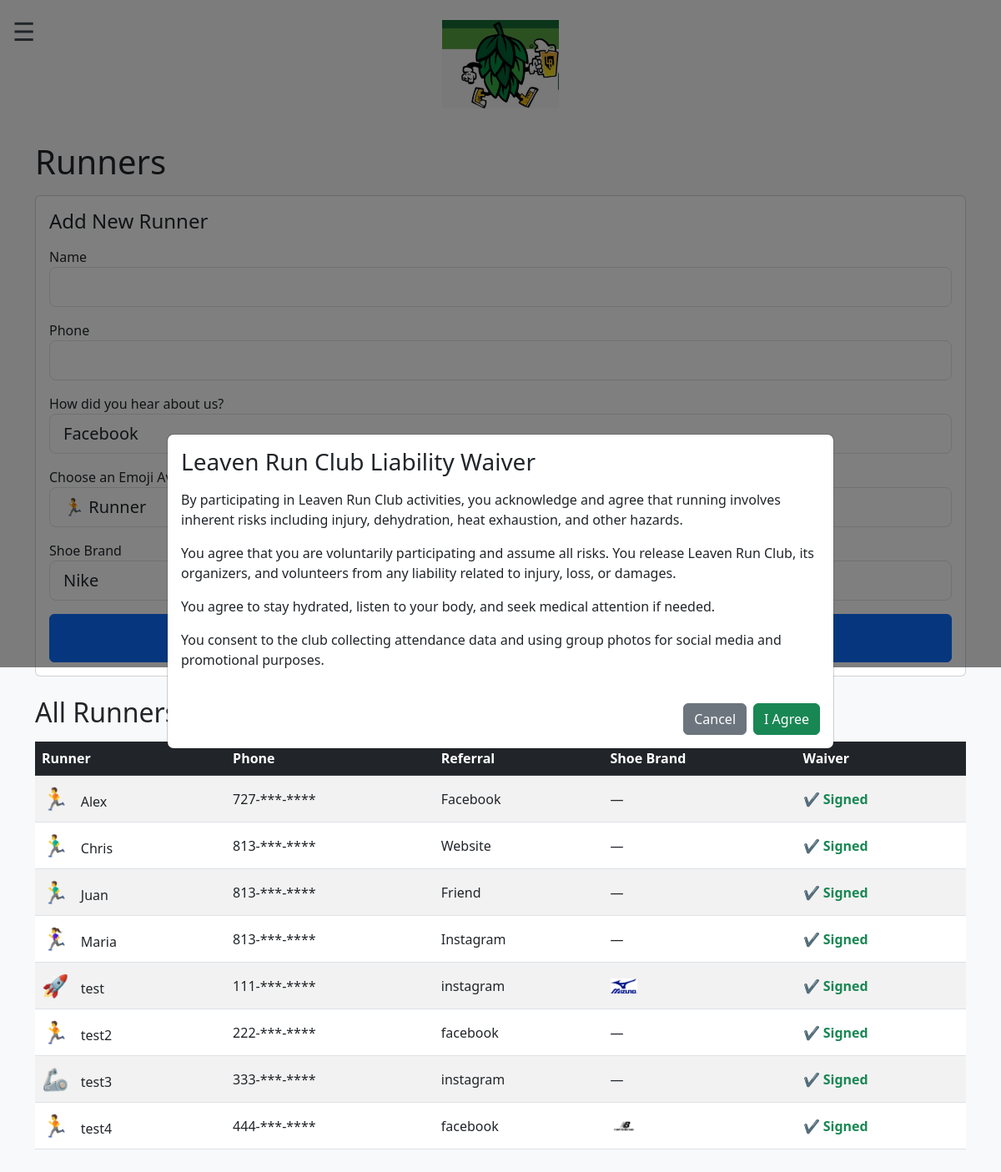
/runners, run on an earlier commit of the app's database.
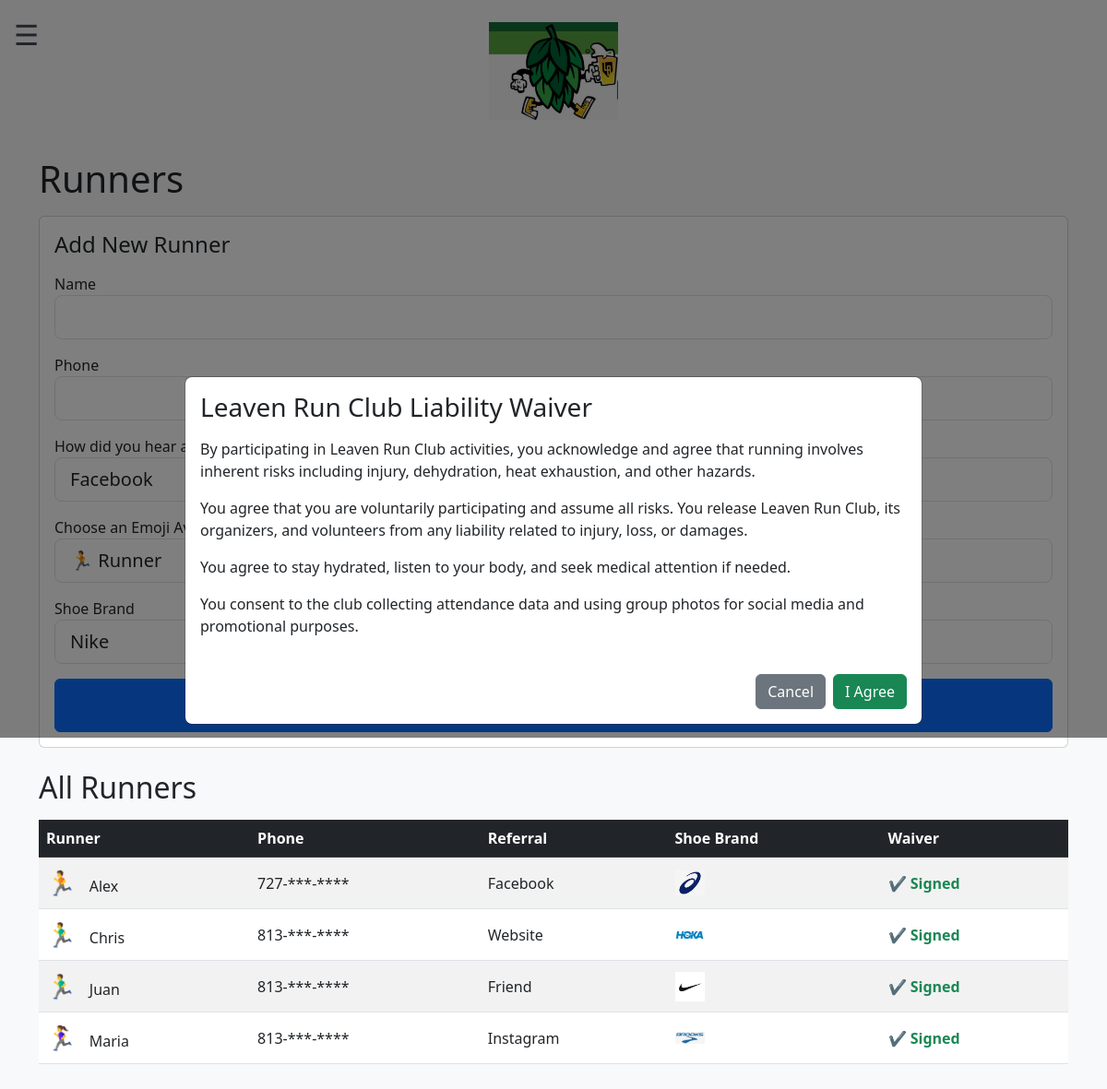
And on a later commit of the database.
### models.py (models this page shows)
class Runner(db.Model):
    id = db.Column(db.Integer, primary_key=True)
    name = db.Column(db.String(120), nullable=False)
    phone = db.Column(db.String(20))
    referral = db.Column(db.String(50))
    emoji = db.Column(db.String(10))
    shoe_brand = db.Column(db.String(50))
    waiver_signed = db.Column(db.Boolean, default=False)

### app.py (the view, shortened to what this page needs)
@app.route("/runners", methods=["GET", "POST"])
def runners_page():
    form = AddRunnerForm()
    runners = Runner.query.order_by(Runner.name.asc()).all()
    return render_template("runners.html", form=form, runners=runners)

### templates/runners.html (shortened to what this page needs)
{% extends "base.html" %}
{% block content %}
<h1 class="mb-3">Runners</h1>
<div class="card mb-4">
    <div class="card-body">
        <h4 class="mb-3">Add New Runner</h4>
        <form id="addRunnerForm" method="POST">
            <div class="mb-3">
                {{ form.name.label }}
                {{ form.name(class="form-control form-control-lg", id="runnerName") }}
            </div>
            <div class="mb-3">
                {{ form.phone.label }}
                {{ form.phone(class="form-control form-control-lg") }}
            </div>
            <div class="mb-3">
                {{ form.referral.label }}
            </div>
            <div class="mb-3">
                {{ form.emoji.label }}
            </div>
            <div class="mb-3">
                {{ form.shoe_brand.label }}
            </div>
            <button type="button" class="btn btn-primary w-100 py-3" id="openWaiverBtn">
            </button>
        </form>
    </div>
</div>
<h2 class="mb-3">All Runners</h2>
<div style="overflow-x: auto;">
    <table class="table table-striped table-hover align-middle">
        <thead class="table-dark">
            <tr>
                <th>Runner</th>
                <th>Phone</th>
                <th>Referral</th>
                <th>Shoe Brand</th>
                <th>Waiver</th>
            </tr>
        </thead>
        <tbody>
            {% for r in runners %}
            <tr>
                <td>
                    <span style="font-size:26px; margin-right:8px;">
                        {{ r.emoji if r.emoji else "🏃" }}
                    </span>
                    {{ r.name }}
                </td>
                <td>
                    {% if r.phone %}
                        {{ r.phone[:3] }}‑***‑****
                    {% else %}
                        —
                    {% endif %}
                </td>
                <td>{{ r.referral }}</td>
                <td>
                    {% if r.shoe_brand and r.shoe_brand != "other" %}
                        <img src="{{ url_for('static', filename='logos/' + r.shoe_brand + '.png') }}"
                             style="width:32px; height:32px; object-fit:contain;">
                    {% else %}
                        —
                    {% endif %}
                </td>
                <td>
                    {% if r.waiver_signed %}
                        <span class="text-success fw-bold">✔ Signed</span>
                    {% else %}
                        <span class="text-danger fw-bold">✖ Not Signed</span>
                    {% endif %}
                </td>
            </tr>
            {% endfor %}
        </tbody>
    </table>
</div>
<div class="modal fade" id="waiverModal" tabindex="-1">
    <div class="modal-dialog modal-dialog-centered modal-lg">
        <div class="modal-content p-3">
            <h3 class="mb-3">Leaven Run Club Liability Waiver</h3>
            <p>
                By participating in Leaven Run Club activities, you acknowledge and agree that running
                involves inherent risks including injury, dehydration, heat exhaustion, and other hazards.
            </p>
            <p>
                You agree that you are voluntarily participating and assume all risks. You release
                Leaven Run Club, its organizers, and volunteers from any liability related to injury,
                loss, or damages.
            </p>
            <p>
                You agree to stay hydrated, listen to your body, and seek medical attention if needed.
            </p>
            <p>
                You consent to the club collecting attendance data and using group photos for social
                media and promotional purposes.
            </p>
            <div class="d-flex justify-content-end mt-4">
                <button class="btn btn-secondary me-2" data-bs-dismiss="modal">Cancel</button>
                <button class="btn btn-success" id="acceptWaiverBtn">I Agree</button>
            </div>
        </div>
    </div>
</div>
{% endblock %}

### templates/base.html (shortened to what this page needs)
<!DOCTYPE html>
<html lang="en">
<head>
    <link href="https://cdn.jsdelivr.net/npm/bootstrap@5.3.0/dist/css/bootstrap.min.css" rel="stylesheet">
</head>
<body class="bg-light">
    <div class="menu-btn" onclick="toggleMenu()">☰</div>
    <div class="text-center mt-4 mb-3">
        <a href="{{ url_for('admin_verify') }}">
            <img src="{{ url_for('static', filename='logo.png') }}" style="max-width: 140px; cursor:pointer;">
        </a>
    </div>
    <div class="container py-4">
        {% block content %}{% endblock %}
    </div>
</body>
</html>

### templates/base.html (style rules this page uses)
.menu-btn { position: fixed; top: 15px; left: 15px; z-index: 3001; font-size: 1.9rem; cursor: pointer; transition: transform 0.2s ease; }

What changed in the data, as far as the page shows it:
removed Runner: emoji "🚀", name "test", phone "111", referral "instagram", shoe_brand (picture), waiver_signed "✔ Signed"
removed Runner: emoji "🏃", name "test2", phone "222", referral "facebook", waiver_signed "✔ Signed"
removed Runner: emoji "🦾", name "test3", phone "333", referral "instagram", waiver_signed "✔ Signed"
removed Runner: emoji "🏃", name "test4", phone "444", referral "facebook", shoe_brand (picture), waiver_signed "✔ Signed"
changed Runner "Alex": shoe_brand: picture added; no longer shows "—"
changed Runner "Chris": shoe_brand: picture added; no longer shows "—"
changed Runner "Juan": shoe_brand: picture added; no longer shows "—"
changed Runner "Maria": shoe_brand: picture added; no longer shows "—"
